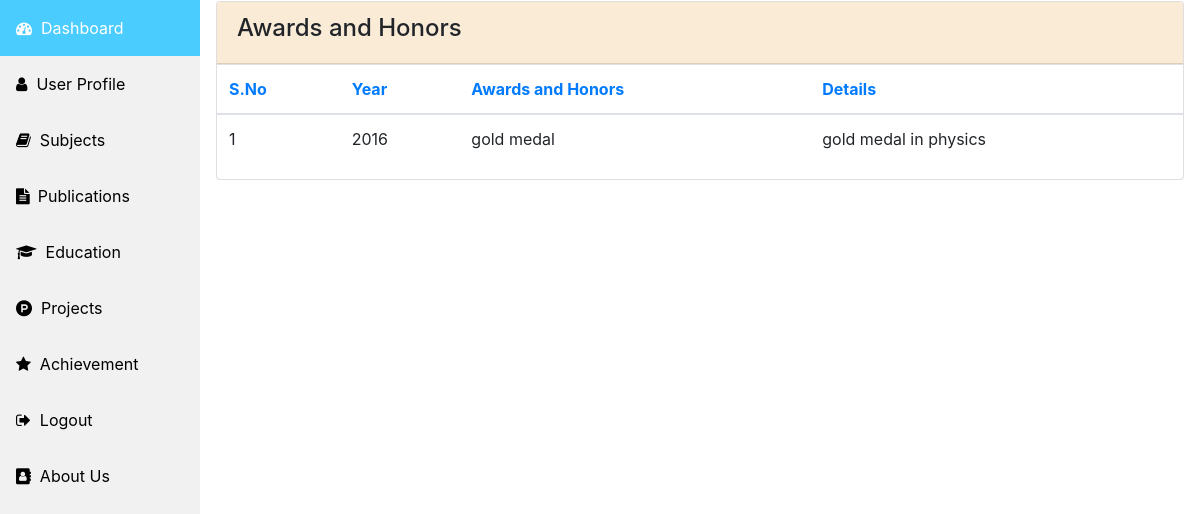
The page /achievement/ (signed in) on the database its author committed.
### fam/models.py (models this page shows, shortened)
class Achievements(models.Model):
    user = models.ForeignKey(User, on_delete=models.CASCADE, related_name='achievements')
    ach = models.CharField(max_length=300)
    year =  models.CharField(max_length=100)
    details = models.CharField(max_length=300)

### fam/views.py (the view)
# urls.py: path('achievement/', views.achievement, name='achievement'),
def achievement(request):
    context ={}
    if request.user.is_authenticated:
        context['user'] = request.user
        context['achievements'] = Achievements.objects.filter(user = request.user.id)
        return render(request, 'fam/achievement.html',context)
    else:
        return render(request, 'fam/index.html')

### fam/templates/fam/achievement.html (shortened to what this page needs)
{% extends 'fam/base.html' %}
{% block content %}
<div class="card">
    <div class="card-header" data-background-color="purple">
        <h4 class="title">Awards and Honors</h4>
    </div>
    <div class="card-content table-responsive">
        <table class="table">
            <thead class="text-primary">
                <th>S.No</th>
                <th>Year</th>
                <th>Awards and Honors</th>
                <th>Details</th>
            </thead>
            <tbody>
            {% for u in achievements %}
                <tr>
                    <td>{{ forloop.counter }}</td>
                    <td>{{u.year}}</td>
                    <td>{{u.ach}}</td>
                    <td>{{u.details}}</td>
                </tr>
            {% endfor %}
            </tbody>
        </table>
    </div>
</div>
{% endblock %}

### fam/templates/fam/achievement.html (style rules this page uses)
.card .card-header { background-color:#FAEBD7; }

### rows shown on the page
Achievements: year "2016", ach "gold medal", details "gold medal in physics"
